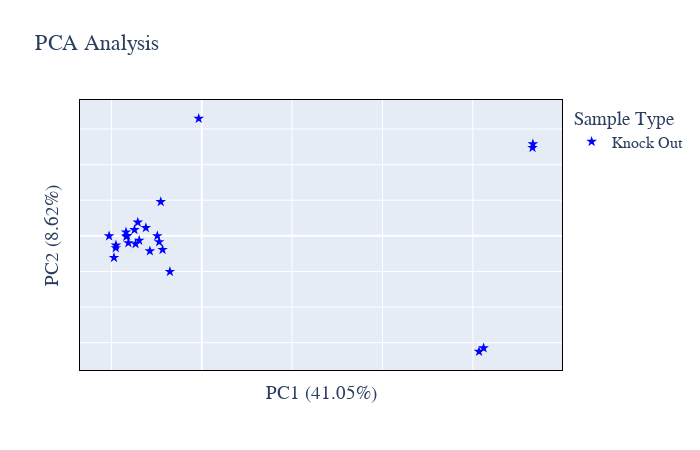

The notebook cell saved with this chart:
### Code cell
# Abundance PCA plot
plot_options={

            "compare groups": [0,1],
            "title": "PCA Analysis",
            "color": ["blue", "red", "black", "yellow", "green", "purple",
                      "orange", "brown", "pink", "gray", "olive", "cyan"],
            "symbol": ['star', 'circle'],
            "marker_size": 8,
            "width": 700,
            "height": 450,
            "font": dict(size=16, family="Arial black"),
            "ylimits": [],
            "xlimits": [],
            "help for information only": \
            "compare groups: list of two numbers default [0,1] means compare" \
            "color: the first few colors will be used"
            "xlimits: list or tuple of two numbers [0,10]." \
        }
figure, _, _ =PCA_plots(data_obj, plot_options, saved_settings)
figure.show()
#figure.write_image("images/test.svg")

### Figure 1 — Plotly figure (JSON) as saved in the notebook; plotly's stock layout.template omitted (floating-point values rounded to 4 significant figures)
{"data": [{"hovertemplate": "%{text}<br>PC1: %{x} <br>PC2: %{y}", "legendgroup": "Knock Out", "marker": {"color": "blue", "size": 8, "symbol": "star"}, "mode": "markers", "name": "Knock Out", "orientation": "v", "showlegend": true, "text": ["Ex_AuLC1_30m_2D19_20um30cm_SPE50_15118120_OTOT_11860_8mz_KO_r3c4", "Ex_AuLC1_30m_2D19_20um30cm_SPE50_15118120_OTOT_11860_8mz_KO_r3c7", "Ex_AuLC1_30m_2D19_20um30cm_SPE50_15118120_OTOT_11860_8mz_KO_r2c7", "Ex_AuLC1_30m_2D19_20um30cm_SPE50_15118120_OTOT_11860_8mz_KO_r1c8", "Ex_AuLC1_30m_2D19_20um30cm_SPE50_15118120_OTOT_11860_8mz_KO_r4c3", "Ex_AuLC1_30m_2D19_20um30cm_SPE50_15118120_OTOT_11860_8mz_KO_r1c5", "Ex_AuLC1_30m_2D19_20um30cm_SPE50_15118120_OTOT_11860_8mz_KO_r3c3", "Ex_AuLC1_30m_2D19_20um30cm_SPE50_15118120_OTOT_11860_8mz_KO_r4c7", "Ex_AuLC1_30m_2D19_20um30cm_SPE50_15118120_OTOT_11860_8mz_KO_r2c5", "Ex_AuLC1_30m_2D19_20um30cm_SPE50_15118120_OTOT_11860_8mz_KO_r1c3", "Ex_AuLC1_30m_2D19_20um30cm_SPE50_15118120_OTOT_11860_8mz_KO_r3c7", "Ex_AuLC1_30m_2D19_20um30cm_SPE50_15118120_OTOT_11860_8mz_KO_r3c7", "Ex_AuLC1_30m_2D19_20um30cm_SPE50_15118120_OTOT_11860_8mz_KO_r3c7", "Ex_AuLC1_30m_2D19_20um30cm_SPE50_15118120_OTOT_11860_8mz_KO_r3c7", "Ex_AuLC1_30m_2D19_20um30cm_SPE50_15118120_OTOT_11860_8mz_KO_r3c7", "Ex_AuLC1_30m_2D19_20um30cm_SPE50_15118120_OTOT_11860_8mz_KO_r3c7", "Ex_AuLC1_30m_2D19_20um30cm_SPE50_15118120_OTOT_11860_8mz_KO_r3c7", "Ex_AuLC1_30m_2D19_20um30cm_SPE50_15118120_OTOT_11860_8mz_KO_r3c7", "Ex_AuLC1_30m_2D19_20um30cm_SPE50_15118120_OTOT_11860_8mz_KO_r3c7", "Ex_AuLC1_30m_2D19_20um30cm_SPE50_15118120_OTOT_11860_8mz_KO_r3c7", "Ex_AuLC1_30m_2D19_20um30cm_SPE50_15118120_OTOT_11860_8mz_KO_r2c7", "Ex_AuLC1_30m_2D19_20um30cm_SPE50_15118120_OTOT_11860_8mz_KO_r2c7", "Ex_AuLC1_30m_2D19_20um30cm_SPE50_15118120_OTOT_11860_8mz_KO_r2c7", "Ex_AuLC1_30m_2D19_20um30cm_SPE50_15118120_OTOT_11860_8mz_KO_r2c7"], "type": "scatter", "x": [-11.48, -16.76, -8.664, -16.51, -16.7, -19.03, -19.42, -14.89, -20.51, -12.37, -14.65, -9.072, -13.84, -7.045, -9.43, -9.833, -16.24, -19.0, -14.16, -0.6653, 62.38, 61.38, 73.29, 73.22], "xaxis": "x", "y": [-4.281, 1.03, -3.866, 0.03031, -0.2016, -3.385, -6.129, 1.708, -0.06764, 2.27, -2.253, 9.562, -1.269, -10.07, -1.697, -0.0331, -1.993, -2.634, 3.797, 32.93, -31.5, -32.46, 25.76, 24.75], "yaxis": "y"}], "layout": {"font": {"family": "Arial black", "size": 16}, "height": 450, "legend": {"title": {"text": "Sample Type"}, "tracegroupgap": 0}, "title": {"text": "PCA Analysis"}, "width": 700, "xaxis": {"anchor": "y", "domain": [0, 1], "linecolor": "black", "mirror": true, "showticklabels": false, "title": {"text": "PC1 (41.05%)"}}, "yaxis": {"anchor": "x", "domain": [0, 1], "linecolor": "black", "mirror": true, "showticklabels": false, "title": {"text": "PC2 (8.62%)"}}}}
